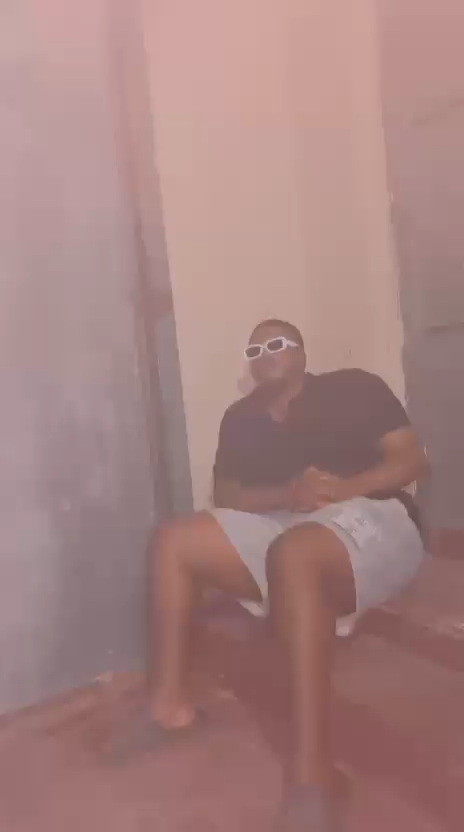
#> input picture vidoegood1frames/01.png, 464 x 832 px; its folder holds 4 pictures in this run; the run also reads 1 picture not shown here
$ python actual_GIF_maker.py
#> lines starting #> are read from the running program, lines starting #| are printed output that depends on the picture
from PIL import Image
import glob
frames_folder=  "./vidoegood1frames"
def make_GIF(frame_folder):
#> called with frame_folder = './vidoegood1frames'
    frames = [Image.open(image) for image  in glob.glob(f"{frame_folder}/*.png")]
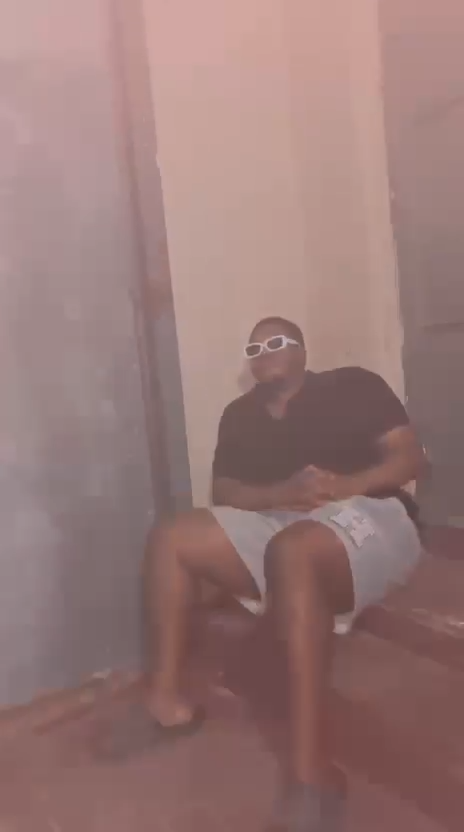
#> input picture vidoegood1frames/02.png, 464 x 832 px
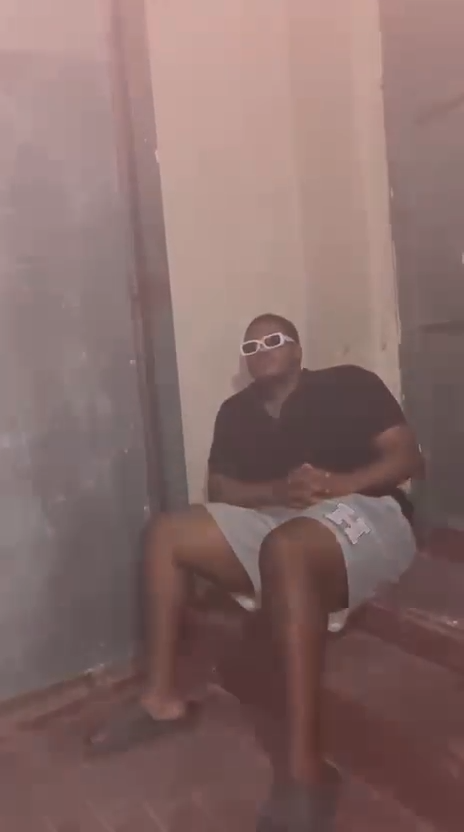
#> input picture vidoegood1frames/04.png, 464 x 832 px
#> frames = 4 items
    frame_one = frames[0]
#> frame_one is the input picture: PIL image 464x832 RGBA; mean R, G, B, A 164.7, 129.7, 127.9, 255
    frame_one.save("yenz.gif" , format="GIF",
                        append_images= frames, save_all = True, duration = 100 , loop= 0 )

make_GIF(frames_folder)
